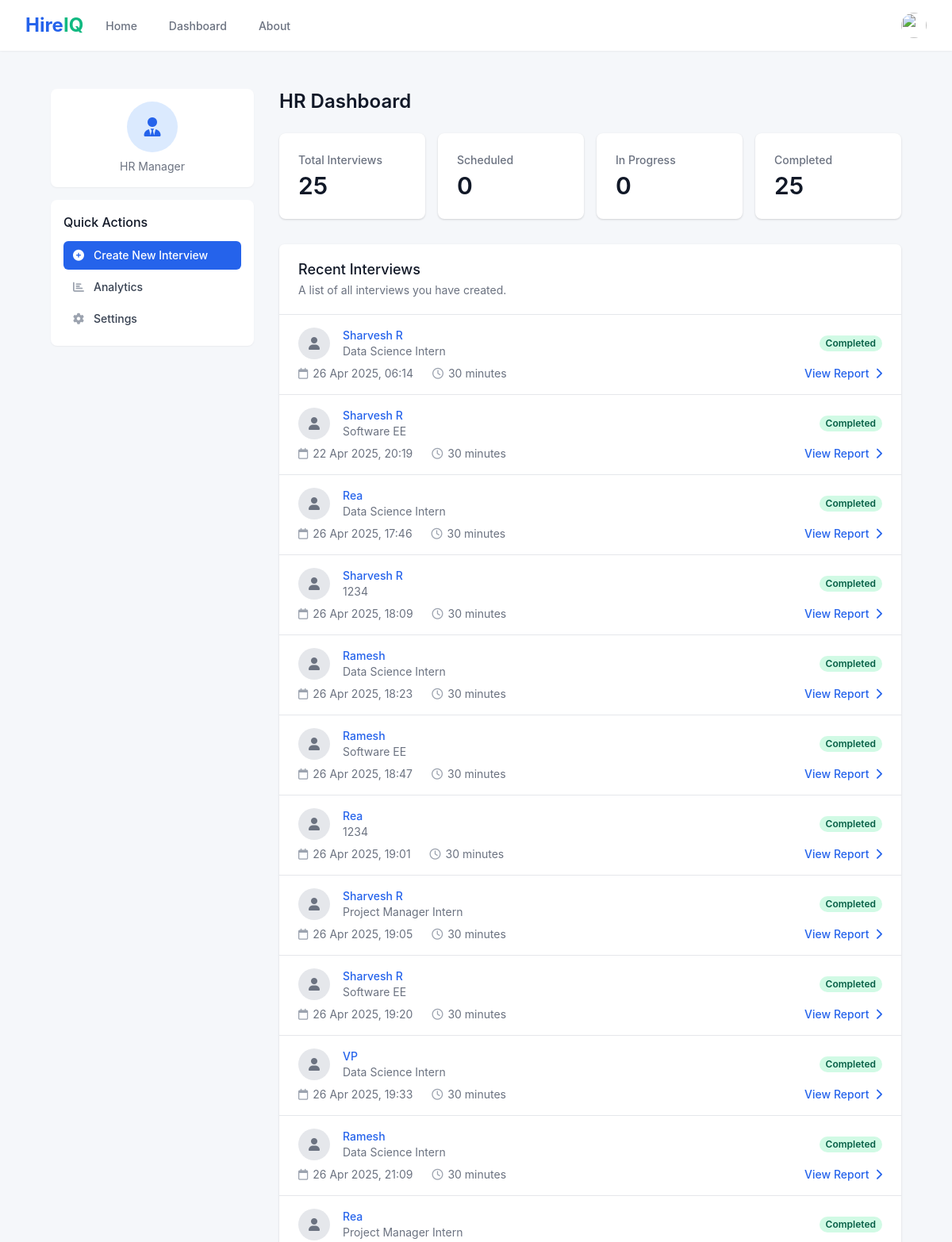
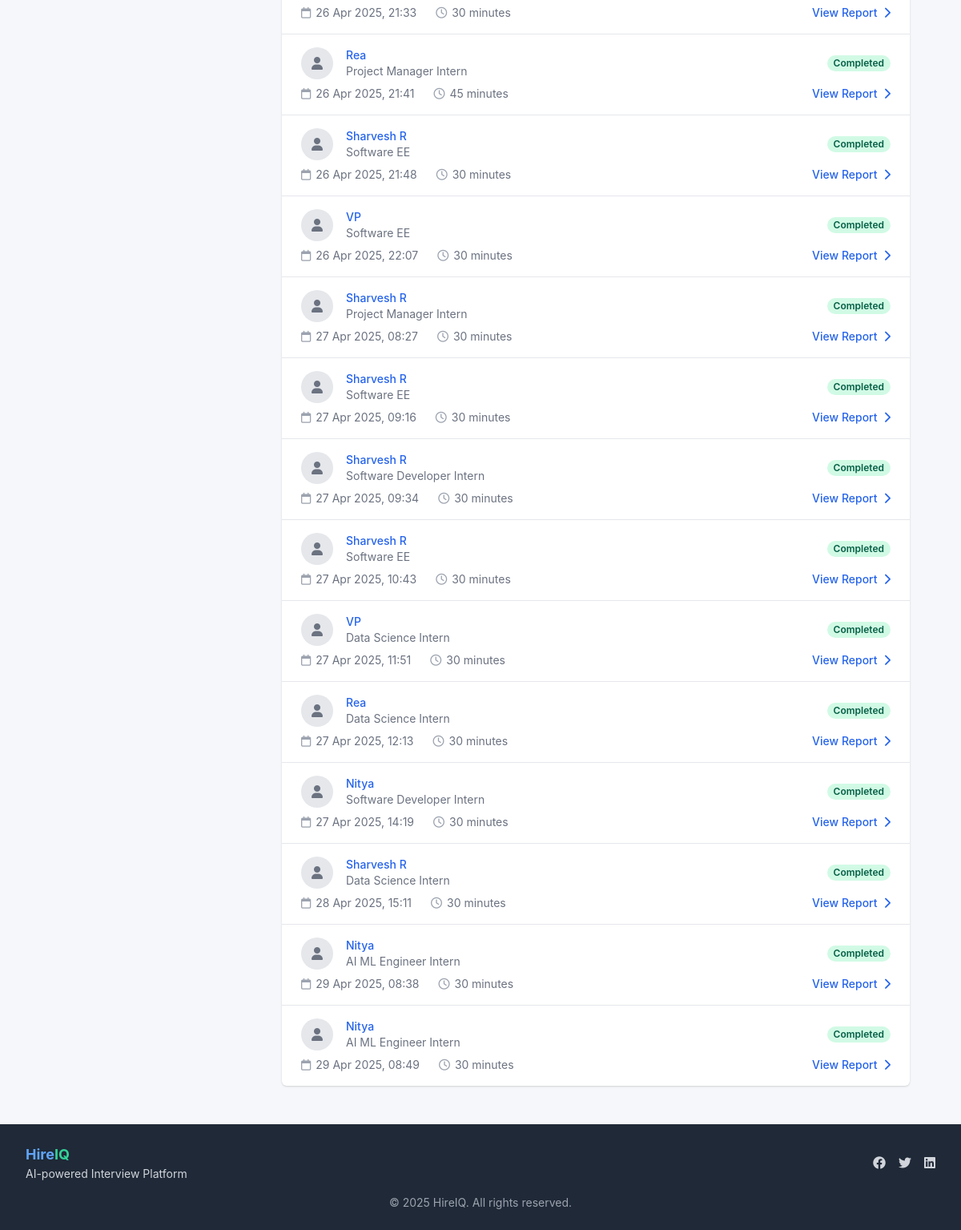
Page /hr/dashboard (signed in) on the committed database (2 pictures, top to bottom).
### backend/database/models.py (models this page shows)
class Interview(Base):
    __tablename__ = "interviews"
    id = Column(Integer, primary_key=True, index=True)
    hr_id = Column(Integer, ForeignKey("users.id"), nullable=False)
    candidate_id = Column(Integer, ForeignKey("users.id"), nullable=False)
    candidate_name = Column(String, nullable=False)
    job_role = Column(String, nullable=False)
    difficulty = Column(String, nullable=False)  # "Very Easy", "Easy", "Medium", "Hard"
    scheduled_date = Column(DateTime, nullable=False)
    duration = Column(Integer, nullable=False)  # in minutes
    resume_path = Column(String, nullable=False)
    job_description = Column(Text, nullable=False)
    custom_questions = Column(JSON, nullable=True)
    status = Column(String, nullable=False)  # "scheduled", "in_progress", "completed", "cancelled"
    created_at = Column(DateTime, default=func.now())
    hr = relationship("User", foreign_keys=[hr_id], back_populates="hr_interviews")
    candidate = relationship("User", foreign_keys=[candidate_id], back_populates="candidate_interviews")
    results = relationship("InterviewResult", back_populates="interview", uselist=False)
    questions = relationship("InterviewQuestion", back_populates="interview")

### backend/main.py (the view)
@app.get("/hr/dashboard", response_class=HTMLResponse)
async def hr_dashboard(
    request: Request,
    message: str = None,
    user: User = Depends(get_current_user),
    db: Session = Depends(get_db)
):
    if user.user_type != "HR":
        raise HTTPException(status_code=403, detail="Access denied")
    interviews = get_interviews_by_hr(db, user.id)
    return templates.TemplateResponse("hr_dashboard.html", {
        "request": request,
        "user": user,
        "interviews": interviews,
        "message": message
    })

### frontend/templates/hr_dashboard.html (shortened to what this page needs)
{% extends "base.html" %}
{% block content %}
<div class="max-w-7xl mx-auto py-6 px-4 sm:px-6 lg:px-8 flex flex-col md:flex-row">
    <div class="w-full md:w-64 md:mr-8 mb-6 md:mb-0">
        <div class="bg-white rounded-lg shadow-sm p-4 mb-4">
            <div class="flex flex-col items-center">
                <div class="h-16 w-16 rounded-full bg-blue-100 flex items-center justify-center mb-2">
                    <i class="fas fa-user-tie text-blue-600 text-2xl"></i>
                </div>
                <p class="text-sm text-gray-500">HR Manager</p>
            </div>
        </div>
        <div class="bg-white rounded-lg shadow-sm p-4">
            <h3 class="font-medium text-gray-900 mb-3">Quick Actions</h3>
            <nav class="space-y-1">
                <a href="/hr/create-interview" class="flex items-center px-3 py-2 text-sm font-medium rounded-md text-white bg-blue-600 hover:bg-blue-700">
                    <i class="fas fa-plus-circle mr-3"></i>
                    Create New Interview
                </a>
                <a href="#" class="flex items-center px-3 py-2 text-sm font-medium rounded-md text-gray-700 hover:bg-gray-100 hover:text-gray-900">
                    <i class="fas fa-chart-bar mr-3 text-gray-400"></i>
                    Analytics
                </a>
                <a href="#" class="flex items-center px-3 py-2 text-sm font-medium rounded-md text-gray-700 hover:bg-gray-100 hover:text-gray-900">
                    <i class="fas fa-cog mr-3 text-gray-400"></i>
                    Settings
                </a>
            </nav>
        </div>
    </div>
    <div class="flex-1">
        <h1 class="text-2xl font-semibold text-gray-900 mb-6">HR Dashboard</h1>
        <div class="grid grid-cols-1 sm:grid-cols-2 lg:grid-cols-4 gap-4 mb-8">
            <div class="bg-white overflow-hidden shadow rounded-lg stats-card">
                <div class="px-4 py-5 sm:p-6">
                    <dl>
                        <dt class="text-sm font-medium text-gray-500 truncate">Total Interviews</dt>
                        <dd class="mt-1 text-3xl font-semibold text-gray-900">{{ interviews|length }}</dd>
                    </dl>
                </div>
            </div>
            <div class="bg-white overflow-hidden shadow rounded-lg stats-card">
                <div class="px-4 py-5 sm:p-6">
                    <dl>
                        <dt class="text-sm font-medium text-gray-500 truncate">Scheduled</dt>
                        <dd class="mt-1 text-3xl font-semibold text-gray-900">{{ interviews|selectattr('status', 'equalto', 'scheduled')|list|length }}</dd>
                    </dl>
                </div>
            </div>
            <div class="bg-white overflow-hidden shadow rounded-lg stats-card">
                <div class="px-4 py-5 sm:p-6">
                    <dl>
                        <dt class="text-sm font-medium text-gray-500 truncate">In Progress</dt>
                        <dd class="mt-1 text-3xl font-semibold text-gray-900">{{ interviews|selectattr('status', 'equalto', 'in_progress')|list|length }}</dd>
                    </dl>
                </div>
            </div>
            <div class="bg-white overflow-hidden shadow rounded-lg stats-card">
                <div class="px-4 py-5 sm:p-6">
                    <dl>
                        <dt class="text-sm font-medium text-gray-500 truncate">Completed</dt>
                        <dd class="mt-1 text-3xl font-semibold text-gray-900">{{ interviews|selectattr('status', 'equalto', 'completed')|list|length }}</dd>
                    </dl>
                </div>
            </div>
        </div>
        <div class="bg-white shadow overflow-hidden sm:rounded-md">
            <div class="px-4 py-5 border-b border-gray-200 sm:px-6">
                <h3 class="text-lg leading-6 font-medium text-gray-900">
                    Recent Interviews
                </h3>
                <p class="mt-1 text-sm text-gray-500">
                    A list of all interviews you have created.
                </p>
            </div>
            <ul class="divide-y divide-gray-200">
                {% if interviews %}
                    {% for interview in interviews %}
                    <li>
                        <div class="interview-card block hover:bg-gray-50">
                            <div class="px-4 py-4 sm:px-6">
                                <div class="flex items-center justify-between">
                                    <div class="flex items-center">
                                        <div class="flex-shrink-0">
                                            <div class="h-10 w-10 rounded-full bg-gray-200 flex items-center justify-center">
                                                <i class="fas fa-user text-gray-500"></i>
                                            </div>
                                        </div>
                                        <div class="ml-4">
                                            <p class="text-sm font-medium text-blue-600">
                                                {{ interview.candidate_name }}
                                            </p>
                                            <p class="text-sm text-gray-500">
                                                {{ interview.job_role }}
                                            </p>
                                        </div>
                                    </div>
                                    <div class="ml-2 flex-shrink-0 flex">
                                        <p class="px-2 inline-flex text-xs leading-5 font-semibold rounded-full
                                        {% if interview.status == 'scheduled' %}
                                            status-scheduled
                                        {% elif interview.status == 'in_progress' %}
                                            status-in-progress
                                        {% elif interview.status == 'completed' %}
                                            status-completed
                                        {% endif %}">
                                            {{ interview.status|replace('_', ' ')|title }}
                                        </p>
                                    </div>
                                </div>
                                <div class="mt-2 sm:flex sm:justify-between">
                                    <div class="sm:flex">
                                        <p class="flex items-center text-sm text-gray-500">
                                            <i class="far fa-calendar mr-1.5 text-gray-400"></i>
                                            {{ interview.scheduled_date.strftime('%d %b %Y, %H:%M') }}
                                        </p>
                                        <p class="mt-2 flex items-center text-sm text-gray-500 sm:mt-0 sm:ml-6">
                                            <i class="far fa-clock mr-1.5 text-gray-400"></i>
                                            {{ interview.duration }} minutes
                                        </p>
                                    </div>
                                    <div class="mt-2 flex items-center text-sm sm:mt-0">
                                        {% if interview.status == 'completed' %}
                                        <a href="/hr/interview/{{ interview.id }}/report" class="text-blue-600 hover:text-blue-800 font-medium">
                                            View Report <i class="fas fa-chevron-right ml-1"></i>
                                        </a>
                                        {% elif interview.status == 'scheduled' %}
                                        <span class="text-gray-500">Waiting for candidate</span>
                                        {% elif interview.status == 'in_progress' %}
                                        <span class="text-blue-600">Interview in progress</span>
                                        {% endif %}
                                    </div>
                                </div>
                            </div>
                        </div>
                    </li>
                    {% endfor %}
                {% endif %}
            </ul>
        </div>
    </div>
</div>
{% endblock %}

### frontend/templates/base.html (shortened to what this page needs)
<!DOCTYPE html>
<html lang="en">
<head>
    <link href="https://cdnjs.cloudflare.com/ajax/libs/tailwindcss/2.2.19/tailwind.min.css" rel="stylesheet">
    <link href="https://cdnjs.cloudflare.com/ajax/libs/font-awesome/6.0.0-beta3/css/all.min.css" rel="stylesheet">
</head>
<body class="min-h-screen flex flex-col">
    <nav class="bg-white shadow-sm">
        <div class="max-w-7xl mx-auto px-4 sm:px-6 lg:px-8">
            <div class="flex justify-between h-16">
                <div class="flex">
                    <div class="flex-shrink-0 flex items-center">
                        <a href="/" class="navbar-brand">
                            <span class="text-blue-600">Hire</span><span class="text-green-500">IQ</span>
                        </a>
                    </div>
                    <div class="hidden sm:ml-6 sm:flex sm:space-x-8">
                        <a href="/" class="border-transparent text-gray-500 hover:border-gray-300 hover:text-gray-700 inline-flex items-center px-1 pt-1 border-b-2 text-sm font-medium">
                            Home
                        </a>
                        <a href="/dashboard" class="border-transparent text-gray-500 hover:border-gray-300 hover:text-gray-700 inline-flex items-center px-1 pt-1 border-b-2 text-sm font-medium">
                            Dashboard
                        </a>
                        <a href="/about" class="border-transparent text-gray-500 hover:border-gray-300 hover:text-gray-700 inline-flex items-center px-1 pt-1 border-b-2 text-sm font-medium">
                            About
                        </a>
                    </div>
                </div>
                <div class="hidden sm:ml-6 sm:flex sm:items-center">
                    <div class="ml-3 relative" id="userDropdown">
                        <div>
                            <button type="button" class="bg-white rounded-full flex text-sm focus:outline-none focus:ring-2 focus:ring-offset-2 focus:ring-indigo-500" id="user-menu-button" aria-expanded="false" aria-haspopup="true">
                                <img class="h-8 w-8 rounded-full" src="https://images.unsplash.com/photo-1472099645785-5658abf4ff4e?ixlib=rb-1.2.1&ixid=eyJhcHBfaWQiOjEyMDd9&auto=format&fit=facearea&facepad=2&w=256&h=256&q=80" alt="">
                            </button>
                        </div>
                    </div>
                </div>
            </div>
        </div>
    </nav>
    <main class="flex-grow">
        <div class="max-w-7xl mx-auto py-6 sm:px-6 lg:px-8">
            {% block content %}{% endblock %}
        </div>
    </main>
    <footer class="bg-gray-800 text-white py-6">
        <div class="max-w-7xl mx-auto px-4 sm:px-6 lg:px-8">
            <div class="flex flex-col md:flex-row justify-between items-center">
                <div class="mb-4 md:mb-0">
                    <p class="text-lg font-bold"><span class="text-blue-400">Hire</span><span class="text-green-400">IQ</span></p>
                    <p class="text-sm text-gray-300">AI-powered Interview Platform</p>
                </div>
                <div class="flex space-x-4">
                    <a href="#" class="text-gray-300 hover:text-white">
                        <i class="fab fa-facebook"></i>
                    </a>
                    <a href="#" class="text-gray-300 hover:text-white">
                        <i class="fab fa-twitter"></i>
                    </a>
                    <a href="#" class="text-gray-300 hover:text-white">
                        <i class="fab fa-linkedin"></i>
                    </a>
                </div>
            </div>
            <div class="mt-4 text-center text-sm text-gray-400">
                &copy; 2025 HireIQ. All rights reserved.
            </div>
        </div>
    </footer>
</body>
</html>

### rows in the picture
Interview: candidate_name "Sharvesh R", job_role "Data Science Intern", status "Completed", scheduled_date "26 Apr 2025, 06:14", duration "30"
Interview: candidate_name "Sharvesh R", job_role "Software EE", status "Completed", scheduled_date "22 Apr 2025, 20:19", duration "30"
Interview: candidate_name "Rea", job_role "Data Science Intern", status "Completed", scheduled_date "26 Apr 2025, 17:46", duration "30"
Interview: candidate_name "Sharvesh R", job_role "1234", status "Completed", scheduled_date "26 Apr 2025, 18:09", duration "30"
Interview: candidate_name "Ramesh", job_role "Data Science Intern", status "Completed", scheduled_date "26 Apr 2025, 18:23", duration "30"
Interview: candidate_name "Ramesh", job_role "Software EE", status "Completed", scheduled_date "26 Apr 2025, 18:47", duration "30"
Interview: candidate_name "Rea", job_role "1234", status "Completed", scheduled_date "26 Apr 2025, 19:01", duration "30"
Interview: candidate_name "Sharvesh R", job_role "Project Manager Intern", status "Completed", scheduled_date "26 Apr 2025, 19:05", duration "30"
Interview: candidate_name "Sharvesh R", job_role "Software EE", status "Completed", scheduled_date "26 Apr 2025, 19:20", duration "30"
Interview: candidate_name "VP", job_role "Data Science Intern", status "Completed", scheduled_date "26 Apr 2025, 19:33", duration "30"
Interview: candidate_name "Ramesh", job_role "Data Science Intern", status "Completed", scheduled_date "26 Apr 2025, 21:09", duration "30"
Interview: candidate_name "Rea", job_role "Project Manager Intern", status "Completed", scheduled_date "26 Apr 2025, 21:33", duration "30"
Interview: candidate_name "Rea", job_role "Project Manager Intern", status "Completed", scheduled_date "26 Apr 2025, 21:41", duration "45"
Interview: candidate_name "Sharvesh R", job_role "Software EE", status "Completed", scheduled_date "26 Apr 2025, 21:48", duration "30"
Interview: candidate_name "VP", job_role "Software EE", status "Completed", scheduled_date "26 Apr 2025, 22:07", duration "30"
Interview: candidate_name "Sharvesh R", job_role "Project Manager Intern", status "Completed", scheduled_date "27 Apr 2025, 08:27", duration "30"
Interview: candidate_name "Sharvesh R", job_role "Software EE", status "Completed", scheduled_date "27 Apr 2025, 09:16", duration "30"
Interview: candidate_name "Sharvesh R", job_role "Software Developer Intern", status "Completed", scheduled_date "27 Apr 2025, 09:34", duration "30"
Interview: candidate_name "Sharvesh R", job_role "Software EE", status "Completed", scheduled_date "27 Apr 2025, 10:43", duration "30"
Interview: candidate_name "VP", job_role "Data Science Intern", status "Completed", scheduled_date "27 Apr 2025, 11:51", duration "30"
Interview: candidate_name "Rea", job_role "Data Science Intern", status "Completed", scheduled_date "27 Apr 2025, 12:13", duration "30"
Interview: candidate_name "Nitya", job_role "Software Developer Intern", status "Completed", scheduled_date "27 Apr 2025, 14:19", duration "30"
Interview: candidate_name "Sharvesh R", job_role "Data Science Intern", status "Completed", scheduled_date "28 Apr 2025, 15:11", duration "30"
Interview: candidate_name "Nitya", job_role "AI ML Engineer Intern", status "Completed", scheduled_date "29 Apr 2025, 08:38", duration "30"
Interview: candidate_name "Nitya", job_role "AI ML Engineer Intern", status "Completed", scheduled_date "29 Apr 2025, 08:49", duration "30"

### other values in the picture
{{ interviews|length }} "25"
{{ interviews|selectattr('status', 'equalto', 'scheduled')|list|length }} "0"
{{ interviews|selectattr('status', 'equalto', 'in_progress')|list|length }} "0"
{{ interviews|selectattr('status', 'equalto', 'completed')|list|length }} "25"
